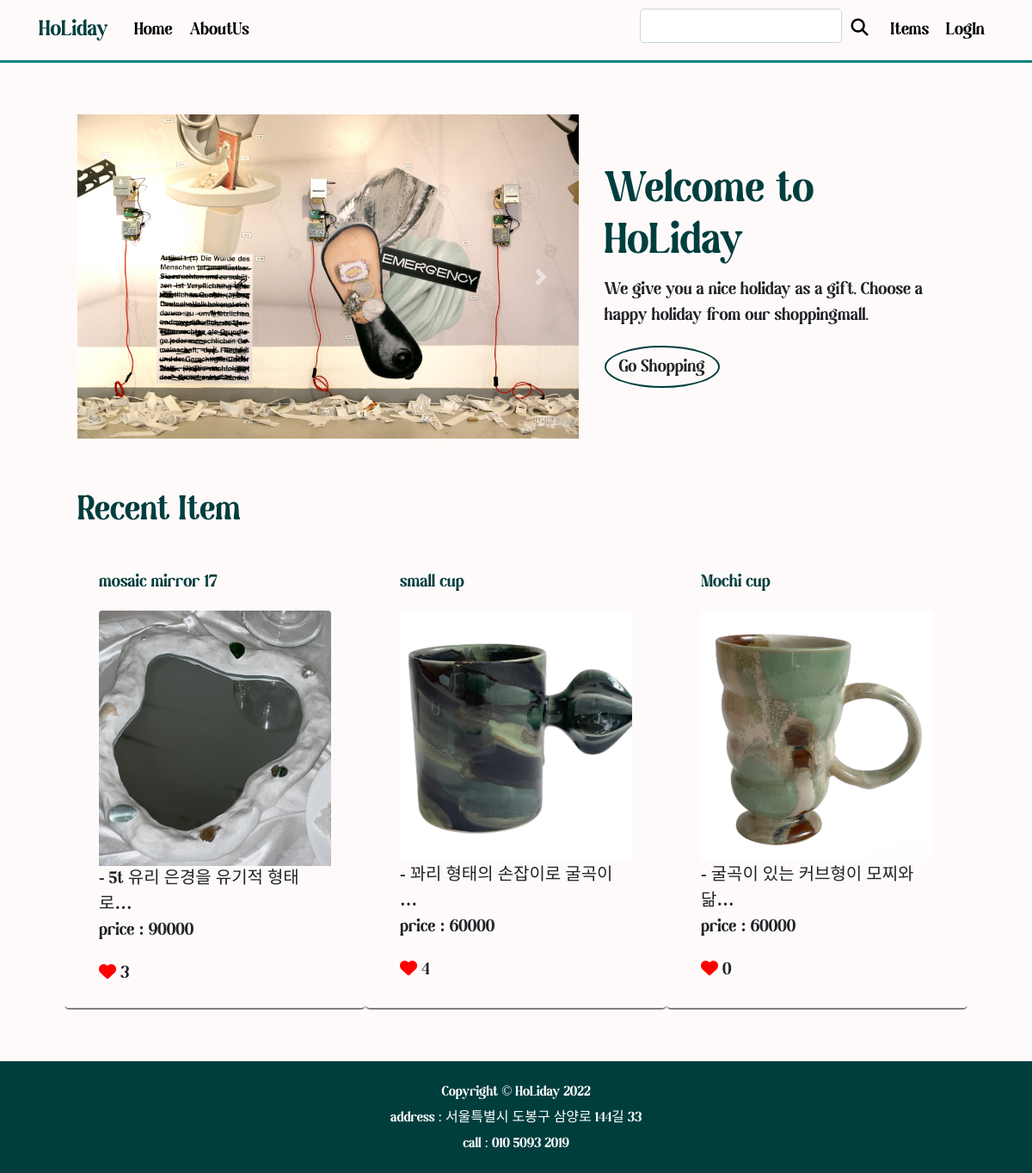
The app's page /, older data.
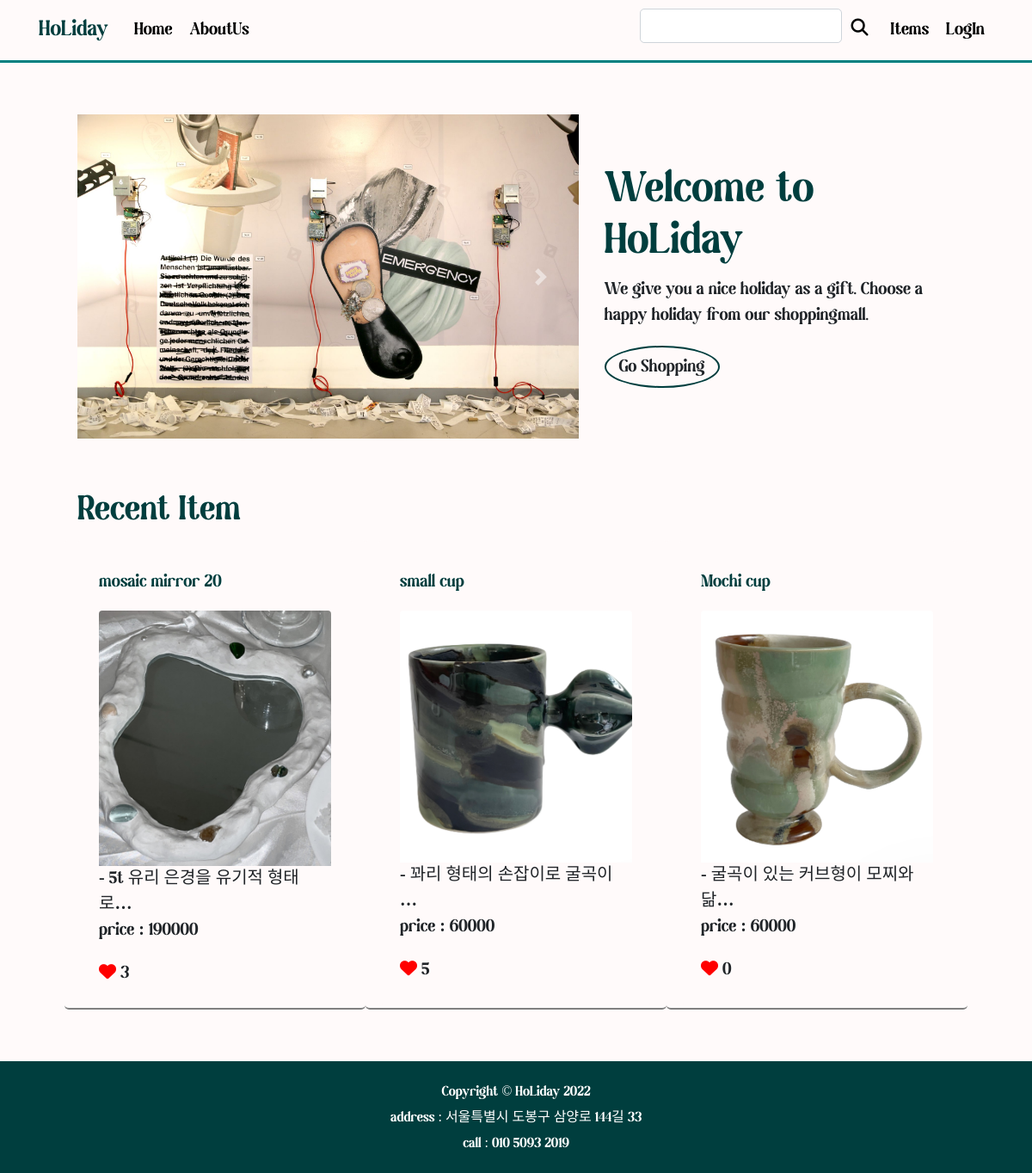
The same page, newer data.
### shoppingmall_main/models.py (models this page shows, shortened)
class ShoppingItem(models.Model):
    created_at = models.DateTimeField(auto_now_add=True)
    updated_at = models.DateTimeField(auto_now=True)
    title = models.CharField(max_length=50) # 상품 이름
    information = MarkdownxField() # 상품 설명
    price = models.IntegerField() # 가격
    like_users = models.ManyToManyField(User,related_name='like_shopping',blank=True)
    head_image = models.ImageField(upload_to='shoppingmall_main/images/%Y/%m/%d/', blank=True) # 상품 이미지
    author = models.ForeignKey(User, null=True, on_delete=models.SET_NULL)
    m_company = models.ForeignKey(Company, null=True, on_delete=models.SET_NULL) # 제조사
    category = models.ForeignKey(Category, null=True, blank=True, on_delete=models.CASCADE) # 카테고리
    product_number = models.IntegerField() # 그 외 상품번호
    tags = models.ManyToManyField(ColorTag,blank=True) # 다대다 관계
    def get_absolute_url(self):
        return f'/shoppingmall_main/{self.pk}/'

### single_page/views.py (the view)
# urls.py: path('',views.landing),
def landing(request):
    recent_posts = ShoppingItem.objects.order_by('-pk')[:3]
    return render(request,'single_page/landing.html',{
        'recent_posts' : recent_posts,
    })

### single_page/templates/single_page/landing.html (shortened to what this page needs)
<!DOCTYPE html>
{% load static %}
<head>
    <link href="{% static 'single_page/bootstrap4/css/bootstrap.min.css' %}" rel="stylesheet" media="screen">
    <link href="{% static 'single_page/css/style.css' %}"   rel="stylesheet" media="screen" >
</head>
      {% include 'shoppingmall_main/navbar.html' %}
    <div class="container px-4 px-lg-5" >
        <div class="row gx-4 gx-lg-5 align-items-center my-5">
            <div class="col-lg-7">
                <div id="carouselExampleIndicators" class="carousel slide" data-ride="carousel">
                    <div class="carousel-inner">
                    <div class="carousel-item active">
                        <img src="{% static 'single_page/images/cava8.jpg' %}" class="d-block w-100" alt="...">
                    </div>
                    </div>
                    <a class="carousel-control-prev" href="#carouselExampleIndicators" role="button" data-slide="prev">
                    <span class="carousel-control-prev-icon" aria-hidden="true"></span>
                    </a>
                    <a class="carousel-control-next" href="#carouselExampleIndicators" role="button" data-slide="next">
                    <span class="carousel-control-next-icon" aria-hidden="true"></span>
                    </a>
                </div>
            </div>
            <div class="col-lg-5">
                <h1 class="font-weight-light" style=" color:rgb(0, 62, 62) ;">Welcome to HoLiday</h1>
                <p>We give you a nice holiday as a gift. Choose a happy holiday from our shoppingmall.</p>
                <a id="go-shopping" href="/shoppingmall_main/" role="button" class="btn"  style="background-color : snow; border: 2px rgb(0,62,62) solid;border-radius:50%">
               Go Shopping</a>
            </div>
        </div>
        <h2 style="color: rgb(0, 62, 62)">Recent Item</h2>
        <div class="row gx-4 gx-lg-5">
            {% for post in recent_posts %}
            <div class=" card col-md-4 mb-5" style="background-color:snow;border:none;border-bottom : 2px solid gray">
                <div class="card" style="background-color:snow;border:none">
                    <div class="card-body">
                        <h3 class="card-title"><a href="{{post.get_absolute_url}}" >
                            {{post.title}}
                        </a></h3>
                         <img class="card-img-top" src="{{post.head_image.url}}">
                        <p class="card-text" >{{post.information | truncatechars:20}}
                           <br>price : {{post.price}}</p>
                        <i class="fa-solid fa-heart" style="color : red"></i>
                        {{post.like_users.count}}
                    </div>
                </div>
            </div>
            {% endfor %}
        </div>
    </div>
        <div class="bottom">
            {% include 'shoppingmall_main/footer.html' %}
        </div>
</body>
</html>

Row changes from the older to the newer data that the page shows:
changed ShoppingItem "- 5t 유리 은경을 유기적 형태로…": title "mosaic mirror 17" → "mosaic mirror 20"; price "90000" → "190000"
computed for ShoppingItem "small cup": like_users.count "4" → "5"
